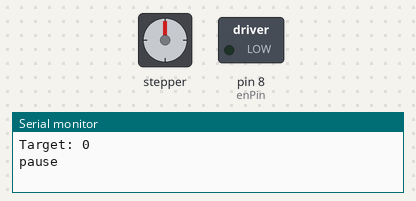
A sketch run on a simulated Arduino Uno, built with avr-gcc and run on an emulated ATmega328P. Parts: stepper motor, switched loads named in the sketch (green lamp = pin HIGH), the last lines printed to the serial monitor. Random numbers use the default seed unless the sketch sets one; stepper angles assume 200 steps per turn.

Above: at 0.1 s.
At 33.7 s:
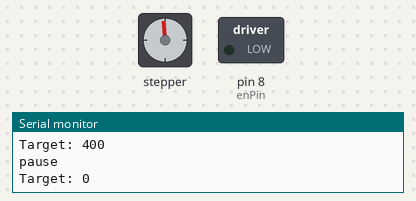
Timing chart, 0 to 40.0 s (numbered marks = the images above):
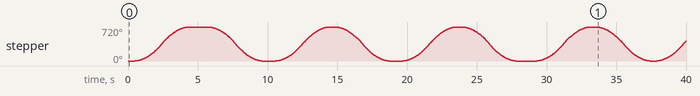

Measured:
- by itself, stepper: turns 720° clockwise in 3.8 s, then 720° counter-clockwise in 3.8 s, then 720° clockwise in 3.8 s, then 720° counter-clockwise in 3.8 s, and so on

The sketch:

acc_test.ino
```cpp
#include "./AccelStepper.h"
const byte dirPin = 5;
const byte stepPin = 2;
const int enPin = 8;
const byte motorInterfaceType = AccelStepper::DRIVER;  // A4988
AccelStepper stepper = AccelStepper(motorInterfaceType, stepPin, dirPin);

const byte leftLimitPin = A0;

long targetPosition = 0;
const long maxPosition = 400;

// random movement from the current position within [0, maxPosition] range
void defineTarget() {
  long deltaPos = random(300, 1001);
  if (random(0, 2) == 0) targetPosition = min(maxPosition, targetPosition + deltaPos);  // forward
  else targetPosition = max(0, targetPosition - deltaPos);                              // backward
  Serial.print(F("Target: "));
  Serial.println(targetPosition);
  stepper.moveTo(targetPosition);
}

void setup() {
  Serial.begin(57600);
  pinMode(enPin, OUTPUT);
  digitalWrite(enPin, LOW);
  // pinMode(leftLimitPin, INPUT_PULLUP);
  // randomSeed(analogRead(A1));
  stepper.setMinPulseWidth(100);
  stepper.setCurrentPosition(0);

  stepper.setMaxSpeed(5000);
  stepper.setAcceleration(100);
  // home();   // homing
  defineTarget();
}

void loop() {
  while (stepper.distanceToGo() != 0) stepper.run();
  Serial.println(F("pause"));
  delay(500);
  defineTarget();
}
```
